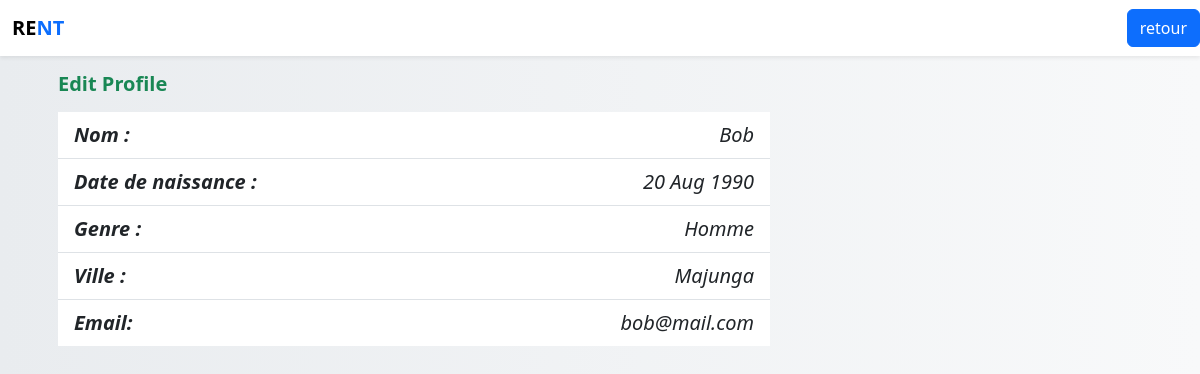
Screenshot of /pages/profil.php?num=2 with the database file from the repository.
### tables this page shows
CREATE TABLE s2_membre
(
    id_membre int primary key AUTO_INCREMENT,
    nom char(25),
    date_de_naissance date,
    genre char(10),
    Email varchar(70),
    ville char(25),
    MotDepasse varchar(20),
    image_profil varchar(200)    
);

### includer/connection.php (called while the page is built, shortened)
<?php
function dbconnect()
{
    static $connect = null;
    if ($connect === null) {
        $connect = mysqli_connect('localhost', 'root', '', 'db_s2_ETU003993');
        mysqli_set_charset($connect, 'utf8mb4');
    }
    return $connect;
}
?>

### includer/fonction.php (called while the page is built, shortened)
<?php
require("connection.php");
function profil($num){
    $requette = "SELECT * FROM s2_membre
    WHERE id_membre = '$num'";
    $resultat = mysqli_query(dbconnect(), $requette);
    $val = mysqli_fetch_assoc($resultat);
    return $val;
}
?>

### pages/profil.php (the view, shortened to what this page needs)
<?php
require("../includer/fonction.php");
$num=$_GET["num"];
$donne=profil($num);
?>
<!DOCTYPE html>
<html lang="en">
<head>
    <link href="../assets/css/bootstrap.min.css" rel="stylesheet">
    <link rel="stylesheet" href="../assets/css/styles.css">
</head>
<body class="bg-light">
<nav class="navbar navbar-expand-lg navbar-light bg-white shadow-sm">
  <div class="container">
    <a class="navbar-brand fw-bold" href="#">RE<span class="text-primary">NT</span>
    </a>
  </div>
  <a href="accueil.php" class="btn btn-primary ms-2">retour</a>
</nav>
    <div class="container">
    <div class="col-md-8 p-3">
    <h5 class="mb-3 fw-bold text-success">Edit Profile</h5>
    <ul class="list-group list-group-flush">
        <li class="list-group-item d-flex justify-content-between align-items-center fs-5 fst-italic">
            <strong>Nom :</strong><?= $donne['nom'] ?>
        </li>
        <li class="list-group-item d-flex justify-content-between align-items-center fs-5 fst-italic">
            <strong>Date de naissance :</strong><?= date('d M Y', strtotime($donne['date_de_naissance'])); ?>
        </li>
        <li class="list-group-item d-flex justify-content-between align-items-center fs-5 fst-italic">
            <strong>Genre :</strong><?= $donne['genre'] ?>
        </li>
        <li class="list-group-item d-flex justify-content-between align-items-center fs-5 fst-italic">
            <strong>Ville :</strong><?= $donne['ville'] ?>
        </li>
        <li class="list-group-item d-flex justify-content-between align-items-center fs-5 fst-italic">
            <strong>Email:</strong><?= $donne['Email'] ?>
        </li>
    </ul>
</div>
    </div>
</body>
</html>

### assets/css/styles.css (style rules this page uses)
:root { --primary: #0d6efd; --secondary: #6c757d; --light: #f8f9fa; --dark: #212529; --accent: #6610f2; --danger: #dc3545; }
body { font-family: 'Segoe UI', Tahoma, Geneva, Verdana, sans-serif; background: linear-gradient(to right, #e9ecef, #f8f9fa); margin: 0; padding: 0; }

### rows the page displays
s2_membre: nom "Bob", date_de_naissance "20 Aug 1990", genre "Homme", ville "Majunga", Email "bob@mail.com"
